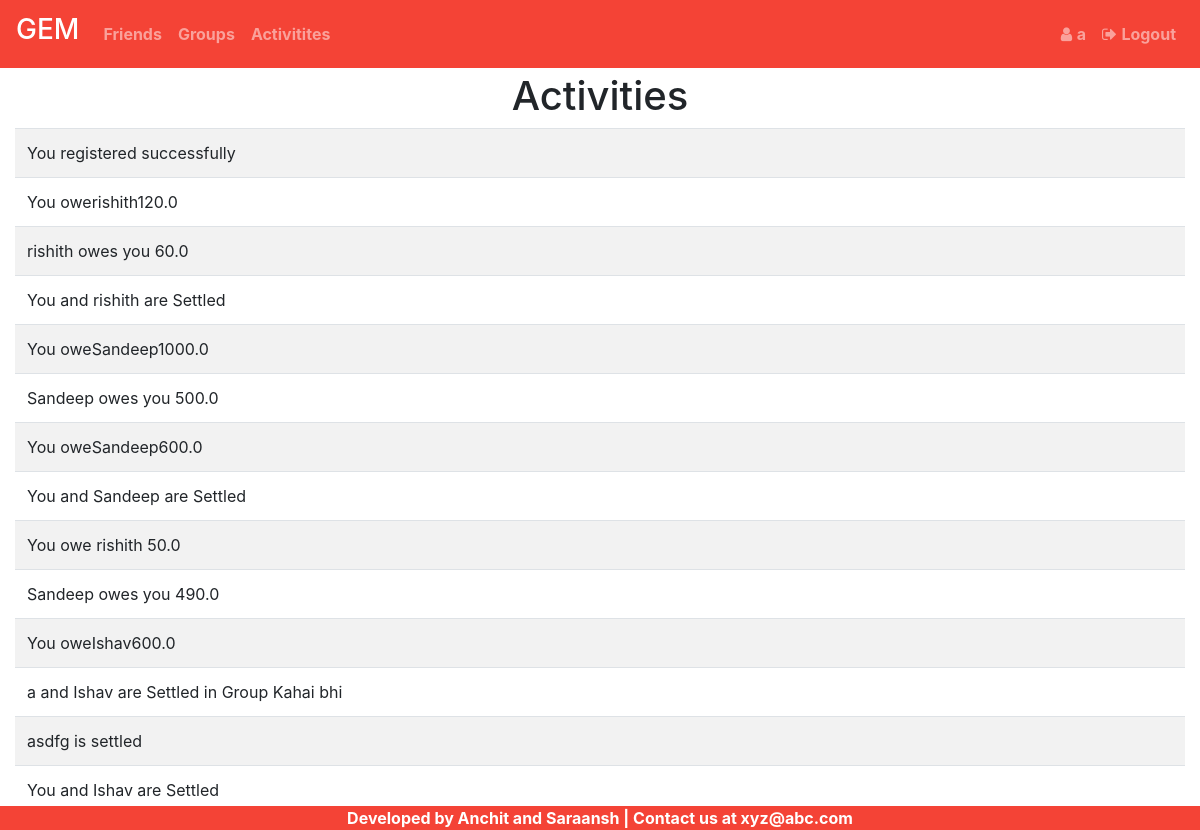
The app's page /activity/a (signed in) with its own data.
### gem/models.py (models this page shows, shortened)
class User(UserMixin,db.Model):
	id=db.Column(db.Integer,primary_key=True)
	name=db.Column(db.String(100),index=True)
	username=db.Column(db.String(100),index=True,unique=True)
	email=db.Column(db.String(150),index=True,unique=True)
	pno=db.Column(db.String(20),index=True,unique=True)
	password=db.Column(db.String(100))
	city=db.Column(db.String(50))
	dob = db.Column(db.Date)
	gender = db.Column(db.String)
	friends=db.relationship('User',
		secondary=friends,
		primaryjoin=(friends.c.userID==id),
		secondaryjoin=(friends.c.friendID==id),
		lazy='dynamic'
	)

class ActivityLog(db.Model):
	id=db.Column(db.Integer,primary_key=True)
	user_id=db.Column(db.Integer)
	activity=db.Column(db.String(200))

### gem/routes.py (the view)
@gem.route('/activity/<username>',methods=['GET','POST'])
@login_required
def activity(username=None):
	del mem_list[:]
	if username is None:
		flash('Please login to proceed.')
		return redirect(url_for('login'))
	elif username!=current_user.username:
		flash('Access Denied 7')
		return redirect(url_for('activity',username=current_user.username))
	else:
		a = ActivityLog.query.filter_by(user_id=current_user.id).all()
		return render_template('activity.html',user=current_user,a=a)

### gem/models.py (called while the page is built)
@login.user_loader
def userloader(id):
	return User.query.get(int(id))

### gem/templates/activity.html
{% extends "base3.html" %}
{% block content %}
<br><br><br>
<h1 class="text-center"> Activities </h1>
<div class="container-fluid">
	<table class="table table-striped">
		{% for i in a %}
		<tr>
			<td> {{i.activity}} </td>
		</tr>
		{% endfor %}
	</table>
</div>
{% endblock %}

### gem/templates/base3.html (shortened to what this page needs)
<!DOCTYPE html>
<html>
<head>
	<link rel="stylesheet" href="https://maxcdn.bootstrapcdn.com/bootstrap/4.0.0/css/bootstrap.min.css">
	<link href="https://maxcdn.bootstrapcdn.com/font-awesome/4.7.0/css/font-awesome.min.css" rel="stylesheet">
</head>
<body>
		<nav class="navbar navbar-expand-sm navbar-dark fixed-top" style="background-color: #f44336">
		<div class="navbar-brand"><strong><h3>GEM</h3></strong></div>
		<div class="collapse navbar-collapse" id="nav-content">
			<ul class="navbar-nav">
				<li class="nav-item">
					<a href="{{url_for('friends',username=user.username)}}"><div class="nav-link"> <strong>Friends</strong> </div></a>
				</li>
				<li class="nav-item">
					<a href="{{url_for('groups',username=user.username)}}"><div class="nav-link"> <strong>Groups</strong> </div></a>
				</li>
				<li class="nav-item">
					<a href="{{url_for('activity',username=user.username)}}"><div class="nav-link"> <strong>Activitites</strong> </div></a>
				</li>
			</ul>
		</div>
		<div class="collapse navbar-collapse justify-content-end" id="nav-content1">
			<ul class="navbar-nav">
				<li class="nav-item">
					<a href="{{url_for('profile',name=user.username)}}"><div class="nav-link"><span class="fa fa-user"></span> <strong>{{user.name}}</strong> </div></a>
				</li>
				<li class="nav-item"><a class="nav-link" href="{{url_for('logout')}}"><span class="fa fa-sign-out"></span> <strong>Logout</strong></a></li>
			</ul>
		</div>
	</nav>
	{% block content %}
	{% endblock %}
	<div class="container-fluid fixed-bottom" style="background-color: #f44336;">
		<div class="text-center font-weight-bold" style="color: white">Developed by Anchit and Saraansh | Contact us at xyz@abc.com</div>
	</div>
</body>
</html>

### records on screen
User: name "a"
ActivityLog: activity "You registered successfully"
ActivityLog: activity "You owerishith120.0"
ActivityLog: activity "rishith owes you 60.0"
ActivityLog: activity "You and rishith are Settled"
ActivityLog: activity "You oweSandeep1000.0"
ActivityLog: activity "Sandeep owes you 500.0"
ActivityLog: activity "You oweSandeep600.0"
ActivityLog: activity "You and Sandeep are Settled"
ActivityLog: activity "You owe rishith 50.0"
ActivityLog: activity "Sandeep owes you 490.0"
ActivityLog: activity "You oweIshav600.0"
ActivityLog: activity "a and Ishav are Settled in Group Kahai bhi"
ActivityLog: activity "asdfg is settled"
ActivityLog: activity "You and Ishav are Settled"
